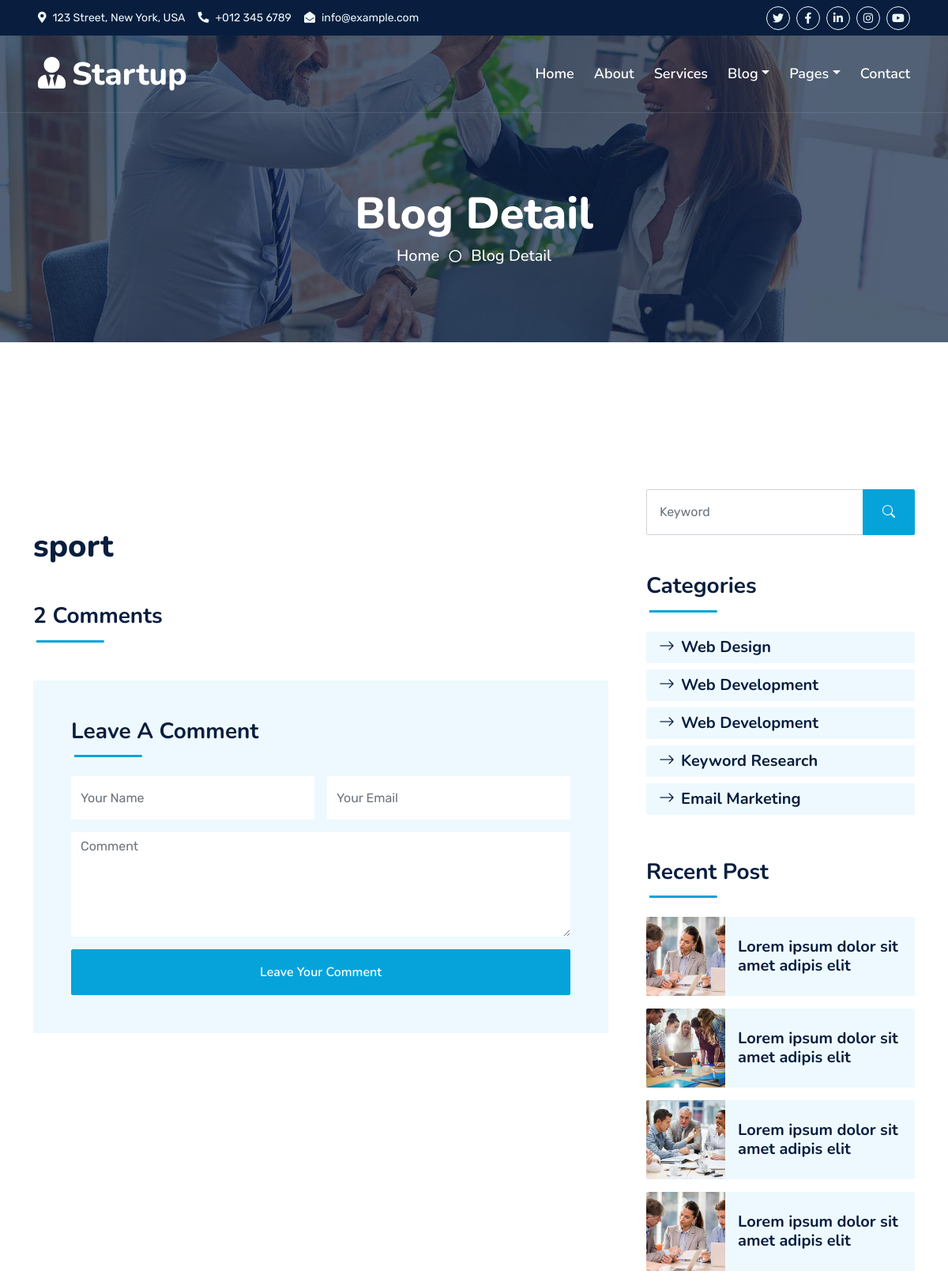
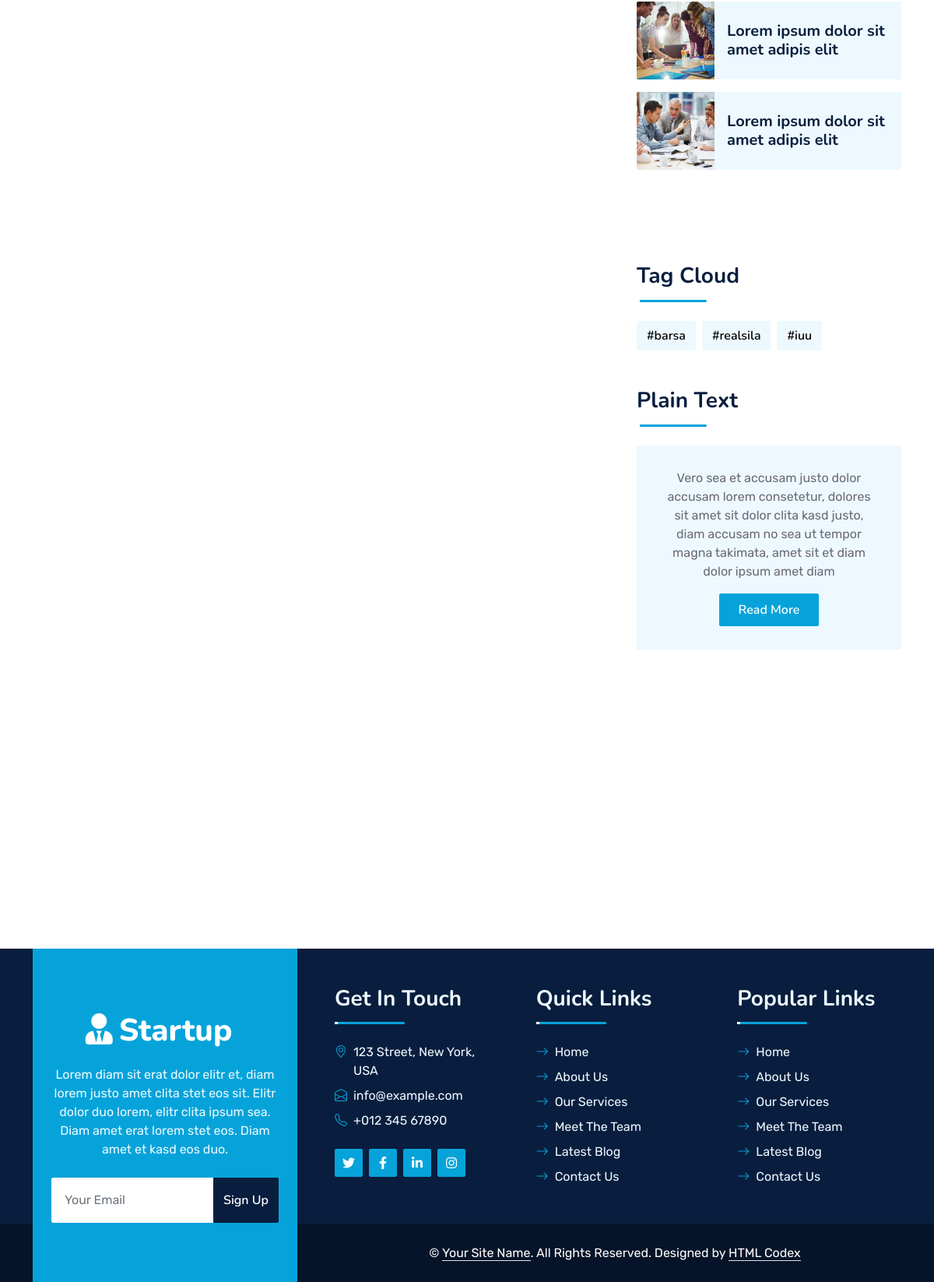
/blog/sport/, run on the app's committed database (2 pictures, top to bottom).
### blog/models.py (models this page shows, shortened)
class Post(models.Model):
    title = models.CharField(max_length=100)
    slug = models.SlugField(max_length=100)
    description = models.TextField()
    image = models.ImageField(upload_to="post/images/")
    author = models.ForeignKey(User, on_delete=models.CASCADE, related_name="posts")
    category = models.ForeignKey(Category, on_delete=models.CASCADE, related_name="posts")
    tag = models.ManyToManyField(Tag,null=True)
    created = models.DateTimeField(auto_now_add=True)
    updated = models.DateTimeField(auto_now=True)

class Tag(models.Model):
    name = models.CharField(max_length=20)

### blog/views.py (the view, shortened to what this page needs)
# urls.py: path('<slug:slug>/', BlogDetail.as_view(), name="detail"),
class BlogDetail(View):
    def get(self,request,slug):
        post = get_object_or_404(Post, slug=slug)
        comments = Comment.objects.filter(post=post)
        return render(request, "blog/detail.html", {"post":post, "comments":comments})

### templates/blog/detail.html (shortened to what this page needs)
{% extends 'base.html' %}
{% load static %}
{% block extra  %}
<div class="container-fluid bg-primary py-5 bg-header" style="margin-bottom: 90px;">
    <div class="row py-5">
        <div class="col-12 pt-lg-5 mt-lg-5 text-center">
            <h1 class="display-4 text-white animated zoomIn">Blog Detail</h1>
            <a href="" class="h5 text-white">Home</a>
            <i class="far fa-circle text-white px-2"></i>
            <a href="" class="h5 text-white">Blog Detail</a>
        </div>
    </div>
</div>
{% endblock extra %}
{% block content %}
<div class="container-fluid py-5 wow fadeInUp" data-wow-delay="0.1s">
    <div class="container py-5">
        <div class="row g-5">
            <div class="col-lg-8">
                <div class="mb-5">
                    <h1 class="mb-4">{{ post.title }}</h1>
                </div>
                <div class="mb-5">
                    <div class="section-title section-title-sm position-relative pb-3 mb-4">
                        {% if comments.count == 0 %}
                        <h3 class="mb-0">No Comments</h3>
                        {% else %}
                        <h3 class="mb-0">{{ comments.count }} Comments</h3>
                        {% endif %}
                    </div>
                </div>
                <div class="bg-light rounded p-5">
                    <div class="section-title section-title-sm position-relative pb-3 mb-4">
                        <h3 class="mb-0">Leave A Comment</h3>
                    </div>
                    <form method="post">
                        <div class="row g-3">
                            <div class="col-12 col-sm-6">
                                <input type="text" name="full_name" class="form-control bg-white border-0" placeholder="Your Name" style="height: 55px;">
                            </div>
                            <div class="col-12 col-sm-6">
                                <input type="email" name="email" class="form-control bg-white border-0" placeholder="Your Email" style="height: 55px;">
                            </div>
                            <div class="col-12">
                                <textarea class="form-control bg-white border-0" rows="5" name="comment" placeholder="Comment"></textarea>
                            </div>
                            <div class="col-12">
                                <button class="btn btn-primary w-100 py-3" type="submit">Leave Your Comment</button>
                            </div>
                        </div>
                    </form>
                </div>
            </div>
            <div class="col-lg-4">
                <div class="mb-5 wow slideInUp" data-wow-delay="0.1s">
                    <div class="input-group">
                        <input type="text" class="form-control p-3" placeholder="Keyword">
                        <button class="btn btn-primary px-4"><i class="bi bi-search"></i></button>
                    </div>
                </div>
                <div class="mb-5 wow slideInUp" data-wow-delay="0.1s">
                    <div class="section-title section-title-sm position-relative pb-3 mb-4">
                        <h3 class="mb-0">Categories</h3>
                    </div>
                    <div class="link-animated d-flex flex-column justify-content-start">
                        <a class="h5 fw-semi-bold bg-light rounded py-2 px-3 mb-2" href="#"><i class="bi bi-arrow-right me-2"></i>Web Design</a>
                        <a class="h5 fw-semi-bold bg-light rounded py-2 px-3 mb-2" href="#"><i class="bi bi-arrow-right me-2"></i>Web Development</a>
                        <a class="h5 fw-semi-bold bg-light rounded py-2 px-3 mb-2" href="#"><i class="bi bi-arrow-right me-2"></i>Web Development</a>
                        <a class="h5 fw-semi-bold bg-light rounded py-2 px-3 mb-2" href="#"><i class="bi bi-arrow-right me-2"></i>Keyword Research</a>
                        <a class="h5 fw-semi-bold bg-light rounded py-2 px-3 mb-2" href="#"><i class="bi bi-arrow-right me-2"></i>Email Marketing</a>
                    </div>
                </div>
                <div class="mb-5 wow slideInUp" data-wow-delay="0.1s">
                    <div class="section-title section-title-sm position-relative pb-3 mb-4">
                        <h3 class="mb-0">Recent Post</h3>
                    </div>
                    <div class="d-flex rounded overflow-hidden mb-3">
                        <img class="img-fluid" src="{% static 'img/blog-1.jpg' %}" style="width: 100px; height: 100px; object-fit: cover;" alt="">
                        <a href="" class="h5 fw-semi-bold d-flex align-items-center bg-light px-3 mb-0">Lorem ipsum dolor sit amet adipis elit
                        </a>
                    </div>
                    <div class="d-flex rounded overflow-hidden mb-3">
                        <img class="img-fluid" src="{% static 'img/blog-2.jpg' %}" style="width: 100px; height: 100px; object-fit: cover;" alt="">
                        <a href="" class="h5 fw-semi-bold d-flex align-items-center bg-light px-3 mb-0">Lorem ipsum dolor sit amet adipis elit
                        </a>
                    </div>
                    <div class="d-flex rounded overflow-hidden mb-3">
                        <img class="img-fluid" src="{% static 'img/blog-3.jpg' %}" style="width: 100px; height: 100px; object-fit: cover;" alt="">
                        <a href="" class="h5 fw-semi-bold d-flex align-items-center bg-light px-3 mb-0">Lorem ipsum dolor sit amet adipis elit
                        </a>
                    </div>
                    <div class="d-flex rounded overflow-hidden mb-3">
                        <img class="img-fluid" src="{% static 'img/blog-1.jpg' %}" style="width: 100px; height: 100px; object-fit: cover;" alt="">
                        <a href="" class="h5 fw-semi-bold d-flex align-items-center bg-light px-3 mb-0">Lorem ipsum dolor sit amet adipis elit
                        </a>
                    </div>
                    <div class="d-flex rounded overflow-hidden mb-3">
                        <img class="img-fluid" src="{% static 'img/blog-2.jpg' %}" style="width: 100px; height: 100px; object-fit: cover;" alt="">
                        <a href="" class="h5 fw-semi-bold d-flex align-items-center bg-light px-3 mb-0">Lorem ipsum dolor sit amet adipis elit
                        </a>
                    </div>
                    <div class="d-flex rounded overflow-hidden mb-3">
                        <img class="img-fluid" src="{% static 'img/blog-3.jpg' %}" style="width: 100px; height: 100px; object-fit: cover;" alt="">
                        <a href="" class="h5 fw-semi-bold d-flex align-items-center bg-light px-3 mb-0">Lorem ipsum dolor sit amet adipis elit
                        </a>
                    </div>
                </div>
                <div class="mb-5 wow slideInUp" data-wow-delay="0.1s">
                </div>
                {% if post.tag %}
                <div class="mb-5 wow slideInUp" data-wow-delay="0.1s">
                    <div class="section-title section-title-sm position-relative pb-3 mb-4">
                        <h3 class="mb-0">Tag Cloud</h3>
                    </div>
                    <div class="d-flex flex-wrap m-n1">
                        {% for tag in post.tag.all%}
                        <a href="" class="btn btn-light m-1">#{{ tag.name }}</a>
                        {% endfor %}
                    </div>
                </div>
                {% endif %}
                <div class="wow slideInUp" data-wow-delay="0.1s">
                    <div class="section-title section-title-sm position-relative pb-3 mb-4">
                        <h3 class="mb-0">Plain Text</h3>
                    </div>
                    <div class="bg-light text-center" style="padding: 30px;">
                        <p>Vero sea et accusam justo dolor accusam lorem consetetur, dolores sit amet sit dolor clita kasd justo, diam accusam no sea ut tempor magna takimata, amet sit et diam dolor ipsum amet diam</p>
                        <a href="" class="btn btn-primary py-2 px-4">Read More</a>
                    </div>
                </div>
            </div>
        </div>
    </div>
</div>
{% endblock content %}

### static/css/style.css (style rules this page uses)
:root { --primary: #06A3DA; --secondary: #34AD54; --light: #EEF9FF; --dark: #091E3E; }
h1, h2, .fw-bold { font-weight: 800 !important; }
h3, h4, .fw-semi-bold { font-weight: 700 !important; }
.btn { font-family: 'Nunito', sans-serif; font-weight: 600; transition: .5s; }
.btn-primary, .btn-secondary { color: #FFFFFF; box-shadow: inset 0 0 0 50px transparent; }
.section-title::before { position: absolute; content: ""; width: 150px; height: 5px; left: 0; bottom: 0; background: var(--primary); border-radius: 2px; }
.section-title.section-title-sm::before { width: 90px; height: 3px; }
.section-title::after { position: absolute; content: ""; width: 6px; height: 5px; bottom: 0px; background: #FFFFFF; -webkit-animation: section-title-run 5s infinite linear; animation: section-title-run 5s infinite linear; }
.section-title.section-title-sm::after { width: 4px; height: 3px; }
.section-title.section-title-sm::after { -webkit-animation: section-title-run-sm 5s infinite linear; animation: section-title-run-sm 5s infinite linear; }
.bg-header { background: linear-gradient(rgba(9, 30, 62, .7), rgba(9, 30, 62, .7)), url(../img/carousel-1.jpg) center center no-repeat; background-size: cover; }
.link-animated a { transition: .5s; }

### data on the page
Post: title "sport"
Tag: name "barsa"
Tag: name "realsila"
Tag: name "iuu"

### other printed values
{{ comments.count }} "2"
